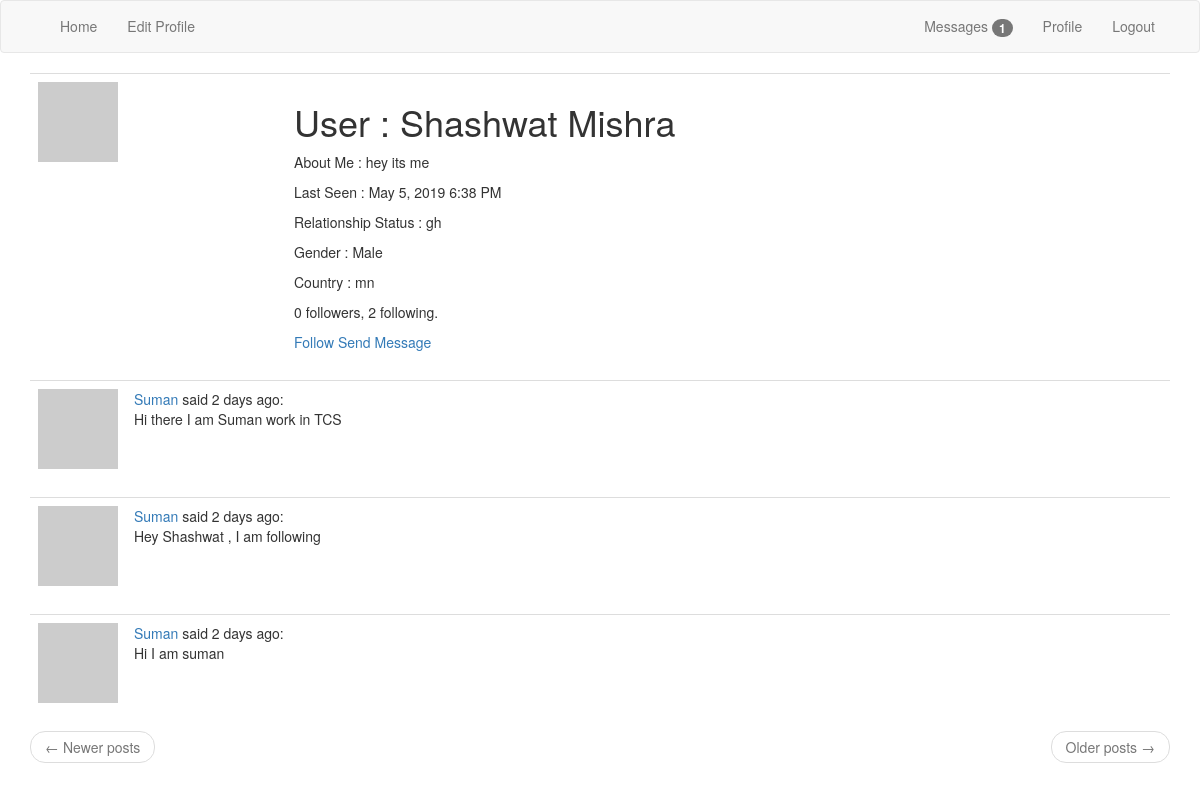
Screenshot of /user/Shashwat Mishra (signed in) with the database file from the repository.
### app/models.py (models this page shows, shortened)
class User(UserMixin, db.Model):
    id = db.Column(db.Integer, primary_key=True)
    username = db.Column(db.String(64), index=True, unique=True)
    email = db.Column(db.String(120), index=True, unique=True)
    password_hash = db.Column(db.String(128))
    posts = db.relationship('Post', backref='author', lazy='dynamic')
    about_me = db.Column(db.String(140))
    last_seen = db.Column(db.DateTime, default=datetime.utcnow)
    relationship_status = db.Column(db.String)
    gender = db.Column(db.String)
    country = db.Column(db.String)
    message_sent = db.relationship('Message', foreign_keys='Message.sender_id', backref='author', lazy='dynamic')
    message_received = db.relationship('Message', foreign_keys='Message.receiver_id', backref='reader', lazy='dynamic')
    last_message_seen = db.Column(db.DateTime)
    followed = db.relationship('User', secondary=followers, primaryjoin=(followers.c.follower_id == id),
                               secondaryjoin=(followers.c.followed_id == id),
                               backref=db.backref('followers', lazy='dynamic'), lazy='dynamic')
    def avatar(self,size):
        digest = md5(self.email.lower().encode('utf-8')).hexdigest()
        return 'https://www.gravatar.com/avatar/{}?d=identicon&s={}'.format(
            digest, size)
    def new_messages(self):
        last_read_time = self.last_message_seen or datetime(1900, 1, 1)
        return Message.query.filter_by(reader=self).filter(
            Message.timestamp > last_read_time).count()

class Post(db.Model):
    id = db.Column(db.Integer, primary_key=True)
    body = db.Column(db.String(140))
    timestamp = db.Column(db.DateTime, index=True, default=datetime.utcnow)
    user_id = db.Column(db.Integer, db.ForeignKey('user.id'))

### app/routes.py (the view)
@app.route('/user/<username>')
@login_required
def user(username):
    user = User.query.filter_by(username=username).first_or_404()
    page = request.args.get('page', 1, type=int)
    posts = Post.query.filter_by(user_id=current_user.id).order_by(
            Post.timestamp.desc()).paginate(page,app.config['POST_PER_PAGE'],False)
    if posts.next_num:
        next_url = url_for('user',username = current_user.username, page=posts.next_num)
    else :
        next_url = None
    if posts.prev_num :
        prev_url = url_for('user',username = current_user.username, page=posts.prev_num)
    else :
        prev_url = None
    return render_template('user.html', user=user, posts=posts.items, next_url=next_url, prev_url=prev_url)

### app/models.py (called while the page is built)
@login.user_loader
def load_user(id):
    return User.query.get(int(id))

### app/routes.py (called while the page is built)
@app.before_request
def before_request():
    if current_user.is_authenticated :
        current_user.last_seen = datetime.utcnow()
        db.session.commit()

### app/templates/user.html (shortened to what this page needs)
{% extends "base.html" %}
{% block app_content %}
    <table class="table table-hover">
        <tr>
            <td width="256px"><img src="{{ user.avatar(256) }}"></td>
            <td>
                <h1>User : {{ user.username }} </h1>
        {% if user.about_me %}
             <p> About Me : {{ user.about_me }}  </p>
        {% endif %}
        {% if user.last_seen %}
             <p>Last Seen : {{ moment(user.last_seen).format('LLL') }} </p>
        {% endif %}
        {% if user.relationship_status %}
             <p> Relationship Status : {{ user.relationship_status }} </p>
        {% endif %}
        {% if user.gender %}
             <p> Gender : {{ user.gender }} </p>
        {% endif %}
        {% if user.country %}
             <p> Country : {{ user.country }} </p>
        {% endif %}
        <p>{{ user.followers.count() }} followers, {{ user.followed.count() }} following.</p>
        <a href="{{ url_for('follow',username = user.username) }}" > Follow </a>
        {% if user != current_user %}
        <a href="{{ url_for('send_message',receiver = user.username) }}" > Send Message </a>
         {% endif %}
            </td>
        </tr>
    </table>
    {% for post in posts %}
<table class="table table-hover">
        <tr>
            <td width="70px">
                <a href="{{ url_for('user', username=post.author.username) }}">
                    <img src="{{ post.author.avatar(70) }}" />
                </a>
            </td>
            <td>
                <a href="{{ url_for('user', username=post.author.username) }}">
                    {{ post.author.username }}
                </a>
                said {{ moment(post.timestamp).fromNow() }}:
                <br>
                {{ post.body }}
            </td>
        </tr>
</table>
    {% endfor %}
    <nav aria-label="...">
        <ul class="pager">
            <li class="previous{% if not prev_url %} disabled{% endif %}">
                <a href="{{ prev_url or '#' }}">
                    <span aria-hidden="true">&larr;</span> Newer posts
                </a>
            </li>
            <li class="next{% if not next_url %} disabled{% endif %}">
                <a href="{{ next_url or '#' }}">
                    Older posts <span aria-hidden="true">&rarr;</span>
                </a>
            </li>
        </ul>
    </nav>
{% endblock %}

### rows the page displays
User: username "Shashwat Mishra", about_me "hey its me", last_seen "May 5, 2019 6:38 PM", relationship_status "gh", gender "Male", country "mn"
Post: author.username "Suman", timestamp "2 days ago", body "Hi there I am Suman work in TCS"
Post: author.username "Suman", timestamp "2 days ago", body "Hey Shashwat , I am following"
Post: author.username "Suman", timestamp "2 days ago", body "Hi I am suman"

### other values shown
{{ new_messages }} "1"
{{ user.followers.count() }} "0"
{{ user.followed.count() }} "2"
